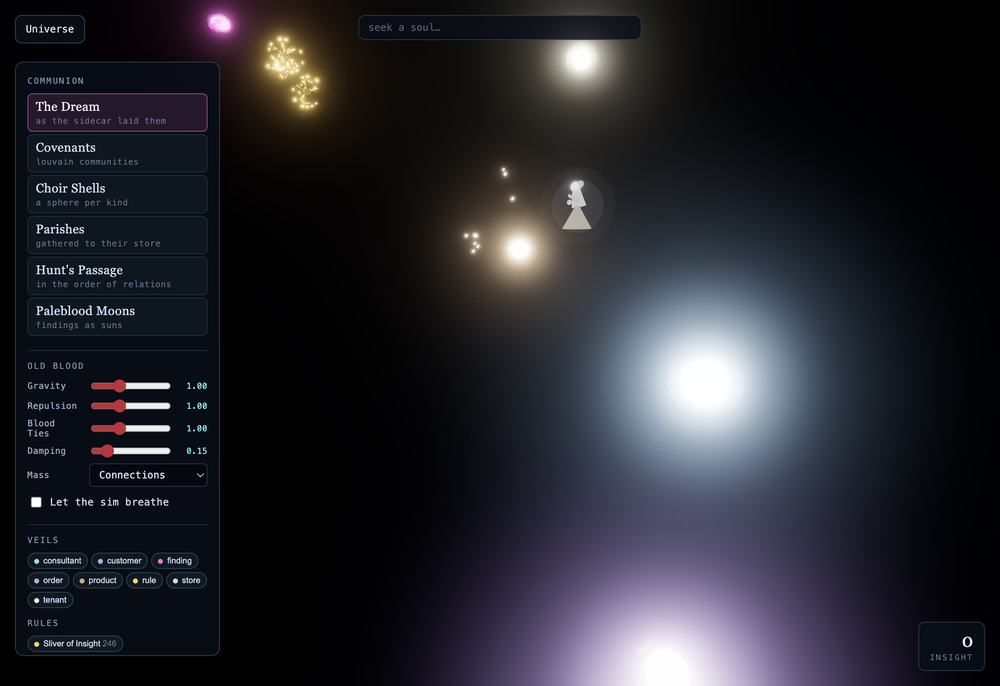
#> input picture proof/intro/A2-esc-skip-database.png, 1000 x 686 px, shrunk from 2400 x 1646 before the run
$ python r4-compare.py ../../proof/intro/A2-esc-skip-database.png ../../proof/intro/01-title.png out.png
#> lines starting #> are read from the running program, lines starting #| are printed output that depends on the picture; after the words box and inside, x2 and y2 are one past the last pixel; in counts of white or black regions, pixels touching at a corner belong together
#!/usr/bin/env python3
# r4-compare.py gaia.png three.png out-prefix → side-by-side (gaia | three | 4x diff) + pixel-diff stats json. Regions: full, lower (y>=40%: no sky), character crop.
import sys, json
import numpy as np
from PIL import Image
a = np.asarray(Image.open(sys.argv[1]).convert('RGB')).astype(np.int16)
b = np.asarray(Image.open(sys.argv[2]).convert('RGB')).astype(np.int16)
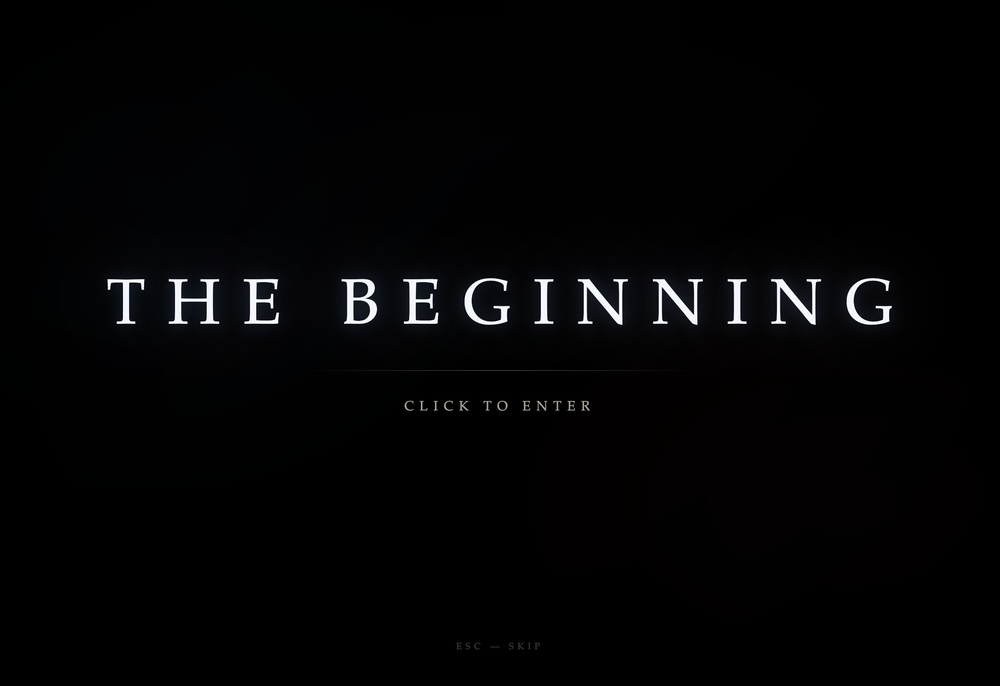
#> input picture proof/intro/01-title.png, 1000 x 686 px, shrunk from 2400 x 1646 before the run
H, W, _ = a.shape
#> H = 686; W = 1000
d = np.abs(a - b).max(axis=2)
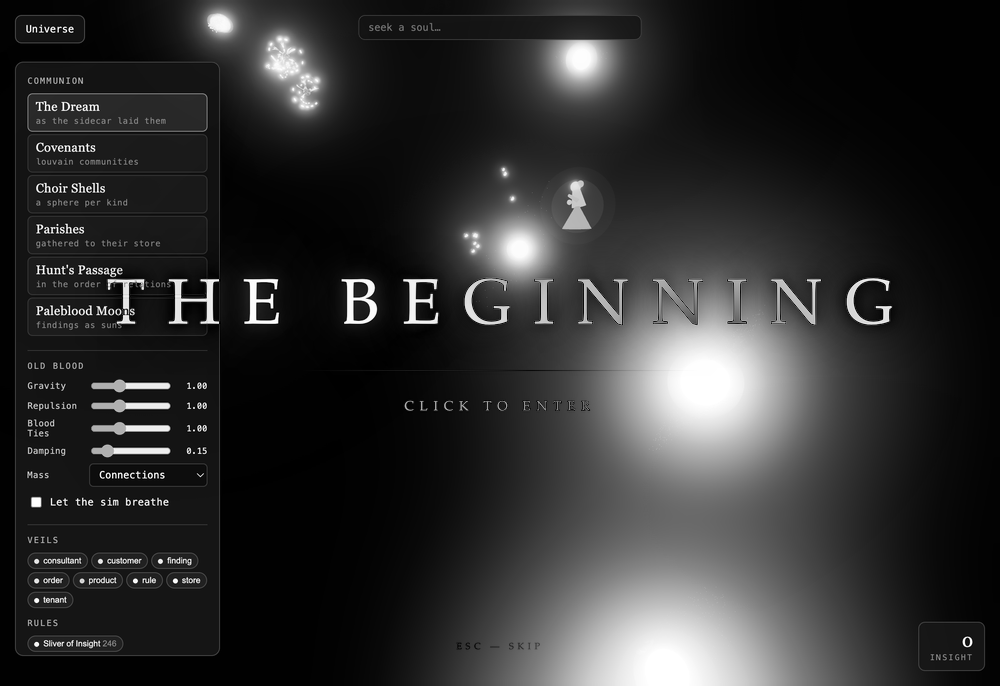
#> d: shape (686, 1000) int16; min 0, max 255, mean 46.5
def st(m, name):
#> called with name = 'full'
    x = d[m]; ma = np.abs(a - b)[m].mean(axis=1)
    mse = ((a - b)[m] ** 2).mean()
#> mse = 1634.5
    return {'region': name, 'px': int(x.size), 'mean_abs': round(float(ma.mean()), 2), 'p_over_8': round(float((x > 8).mean() * 100), 2), 'p_over_32': round(float((x > 32).mean() * 100), 2), 'psnr_db': round(float(10 * np.log10(255 ** 2 / mse)), 2) if mse else None}
full = np.ones((H, W), bool); lower = np.zeros((H, W), bool); lower[int(H * .4):] = True
char = np.zeros((H, W), bool); char[int(H * .45):int(H * .75), int(W * .45):int(W * .62)] = True
out = {'size': [W, H], 'stats': [st(full, 'full'), st(lower, 'lower60%'), st(char, 'character crop')]}
#> full: shape (686, 1000) bool; every value is 1
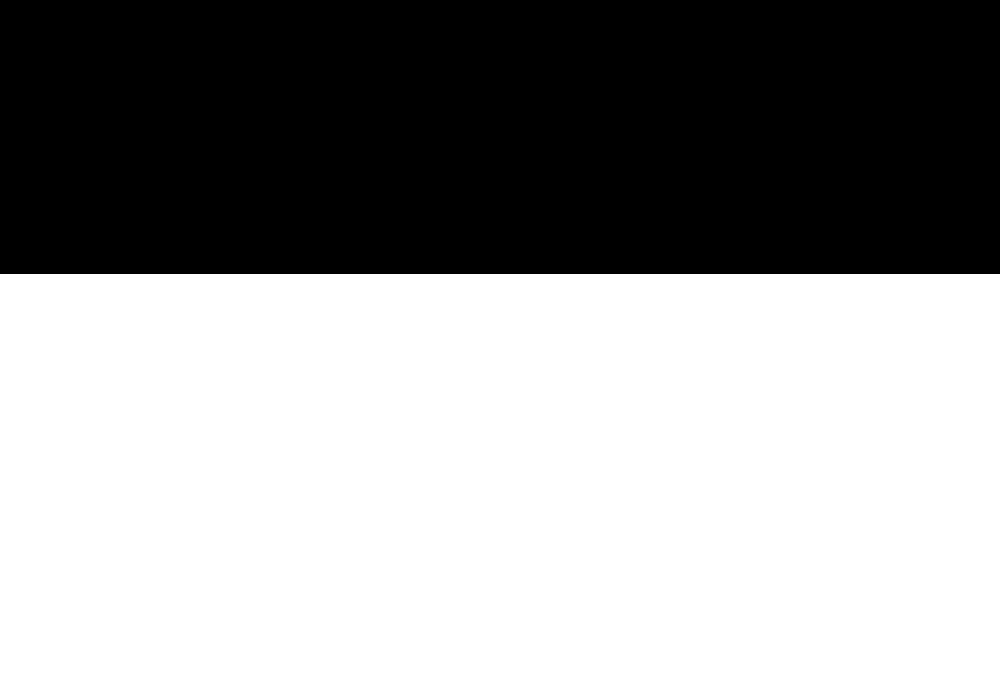
#> lower: shape (686, 1000) bool; 60.1% white; 1 black region, box (x1, y1, x2, y2) and area: (0, 0, 1000, 274) 274000
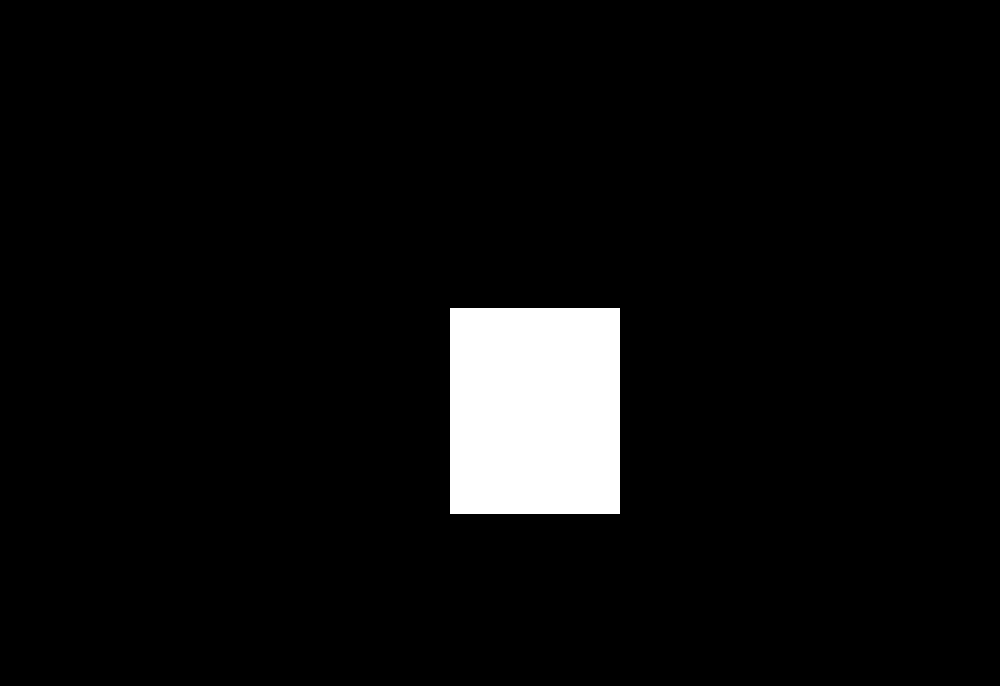
#> char: shape (686, 1000) bool; 5.1% white; 1 white region, box (x1, y1, x2, y2) and area: (450, 308, 620, 514) 35020
print(json.dumps(out, indent=1))
#> (printed output is left out)
sbs = np.concatenate([a, b, np.repeat(np.clip(d * 4, 0, 255)[..., None], 3, axis=2)], axis=1).astype(np.uint8)
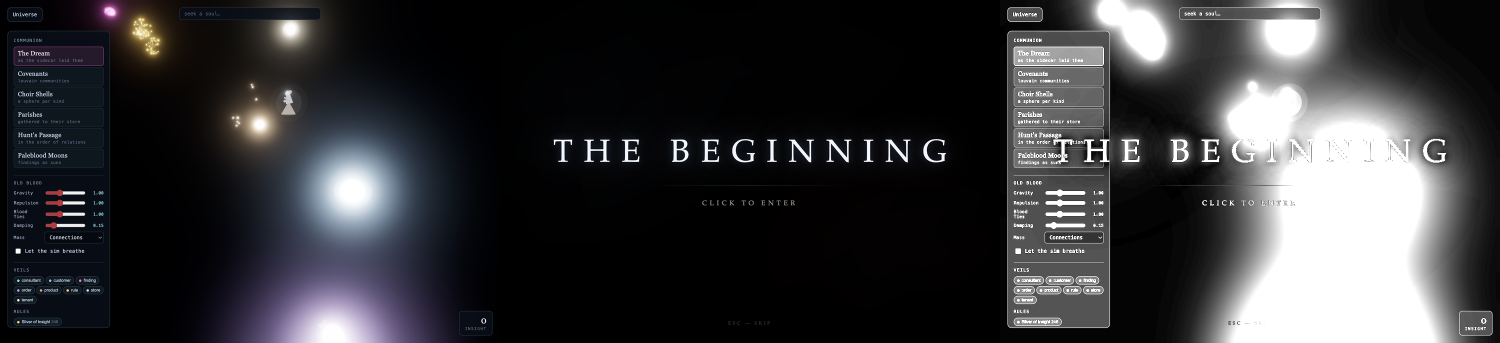
#> sbs: shape (686, 3000, 3) (shown at 1/2 size); mean R, G, B 53.1, 53.1, 55.7
Image.fromarray(sbs).save(sys.argv[3] + '-sidebyside.png'); json.dump(out, open(sys.argv[3] + '-diff.json', 'w'), indent=1)
